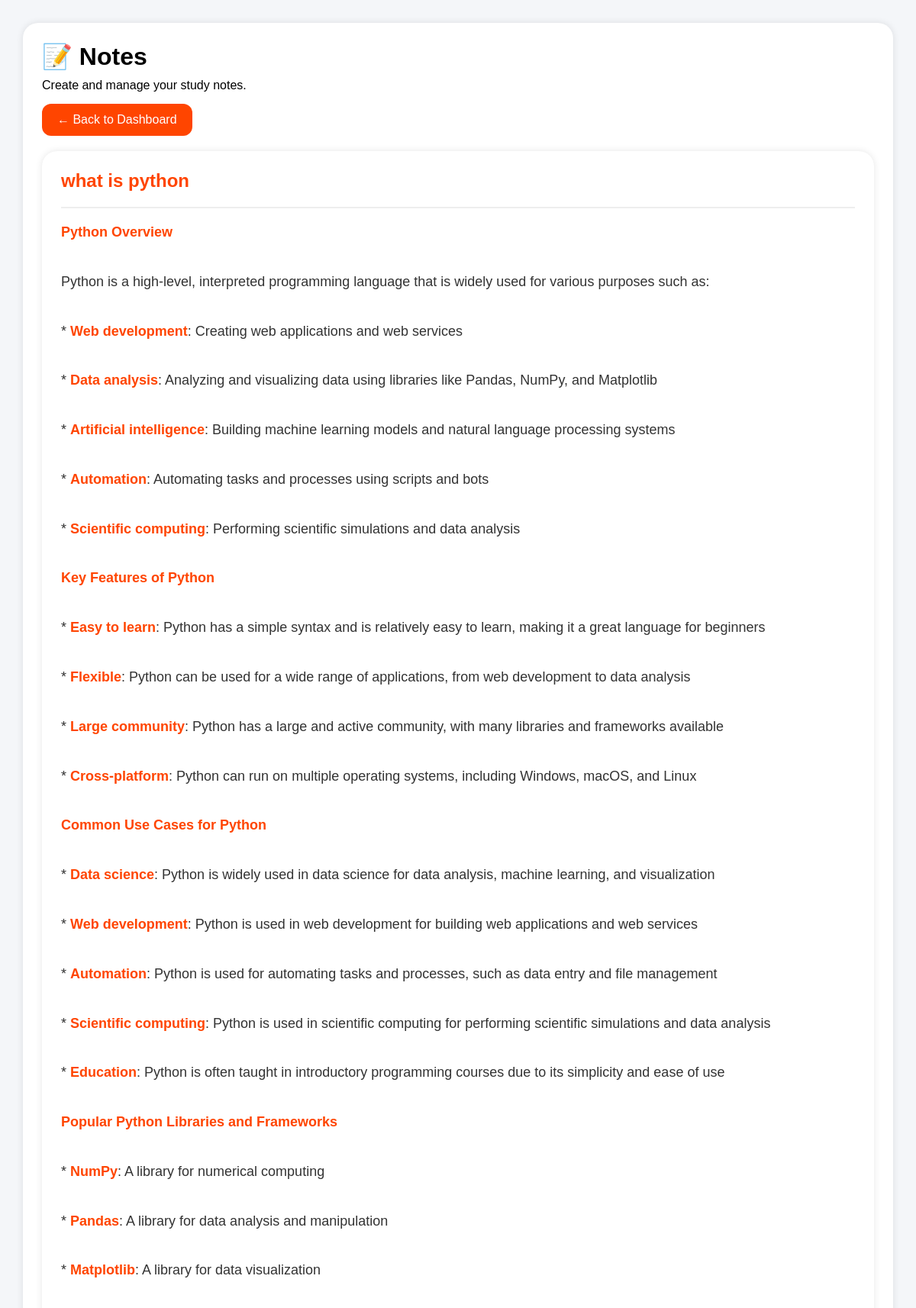
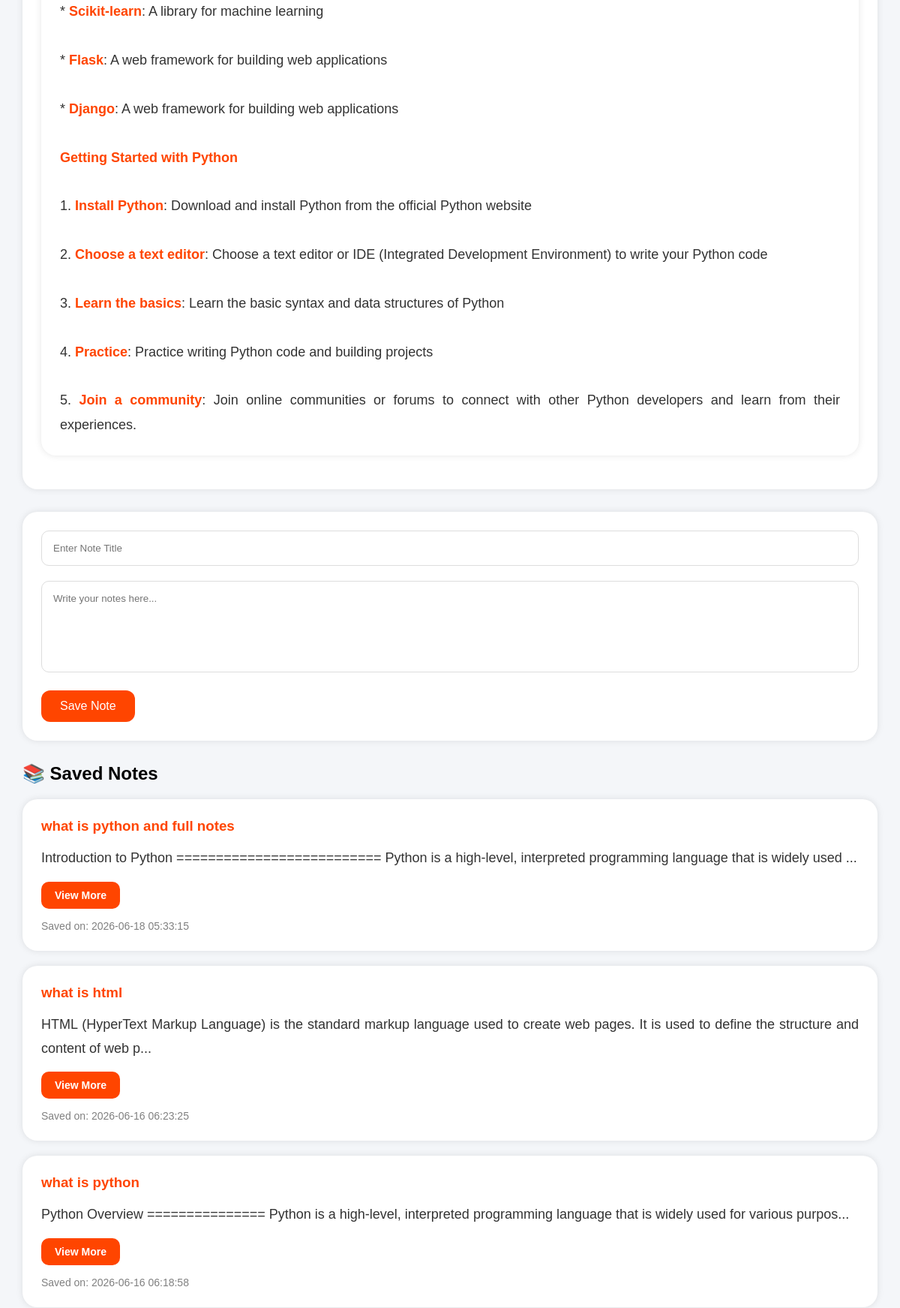
The app's page /notes.php?id=2 (upper part) with its own data (2 pictures, top to bottom).
### tables this page shows
CREATE TABLE `notes` (
  `id` int(11) NOT NULL,
  `title` varchar(255) NOT NULL,
  `content` longtext NOT NULL,
  `created_at` timestamp NOT NULL DEFAULT current_timestamp()
);

### notes.php (the view, shortened to what this page needs)
<?php
include "backend/config.php";
$selected_note = null;
if(isset($_GET['id']))
{
    $id = (int)$_GET['id'];
    $note_result = mysqli_query(
        $conn,
        "SELECT * FROM notes
         WHERE id = $id"
    );
    if(mysqli_num_rows($note_result) > 0)
    {
        $selected_note = mysqli_fetch_assoc($note_result);
    }
}
$result = mysqli_query(
    $conn,
    "SELECT * FROM notes
     ORDER BY id DESC"
);
?>
<!DOCTYPE html>
<html>
<head>
</head>
<body>
<div class="container">
        <div class="header">
        <h1>📝 Notes</h1>
        <p>
            Create and manage your study notes.
        </p>
        <a href="dashboard.php" class="back-btn">
            ← Back to Dashboard
        </a>
        <?php
        if($selected_note)
        {
        ?>
            <div class="selected-note">
                <h2>
                    <?php
                    echo htmlspecialchars(
                        $selected_note['title']
                    );
                    ?>
                </h2>
                <hr style="
                    margin:15px 0;
                    border:1px solid #eee;
                ">
                <p>
                    <?php
                    $content = $selected_note['content'];
$content = str_replace(
    array("<br>", "<br/>", "<br />"),
    "\n",
    $content
);
$content = preg_replace('/={3,}/', '', $content);
$content = preg_replace('/-{3,}/', '', $content);
$content = preg_replace("/\n\s*\n\s*\n+/", "\n\n", $content);
$content = preg_replace(
    '/\*\*(.*?)\*\*/',
    '<strong>$1</strong>',
    $content
);
echo nl2br(trim($content));
                    ?>
                </p>
            </div>
        <?php
        }
        ?>
    </div>
    <div class="form-box">
        <form
            action="backend/add_note.php"
            method="POST"
        >
            <input
                type="text"
                name="title"
                placeholder="Enter Note Title"
                required
            >
            <textarea
                name="content"
                rows="6"
                placeholder="Write your notes here..."
                required
            ></textarea>
            <button
                type="submit"
                name="save"
            >
                Save Note
            </button>
        </form>
    </div>
    <h2 class="notes-title">
        📚 Saved Notes
    </h2>
    <?php while($row = mysqli_fetch_assoc($result)) { ?>
    <div class="note-card">
        <h3>
            <?php
            echo htmlspecialchars(
                $row['title']
            );
            ?>
        </h3>
        <p>
            <?php
            $preview = $row['content'];
            if(strlen($preview) > 150)
            {
                $preview = substr(
                    $preview,
                    0,
                    150
                ) . "...";
            }
            $preview = str_replace(
                array(
                    "<br>",
                    "<br/>",
                    "<br />"
                ),
                " ",
                $preview
            );
            $preview = preg_replace(
                '/\*\*(.*?)\*\*/',
                '$1',
                $preview
            );
            echo htmlspecialchars($preview);
            ?>
        </p>
        <?php
        if(strlen($row['content']) > 150)
        {
        ?>
            <a
                href="notes.php?id=<?php echo $row['id']; ?>"
                class="view-btn"
            >
                View More
            </a>
        <?php
        }
        ?>
        <div class="date">
            Saved on:
            <?php echo $row['created_at']; ?>
        </div>
    </div>
<?php } ?>
</div>
</body>
</html>

### notes.php (style rules this page uses)
* { margin:0; padding:0; box-sizing:border-box; font-family:Arial, Helvetica, sans-serif; }
body { background:#f4f6f9; padding:30px; }
.container { max-width:1200px; margin:auto; }
.header { background:white; padding:25px; border-radius:20px; box-shadow:0 0 10px rgba(0,0,0,0.1); margin-bottom:30px; }
.header h1 { margin-bottom:10px; }
.back-btn { display:inline-block; background:orangered; color:white; text-decoration:none; padding:12px 20px; border-radius:12px; margin-top:15px; }
.form-box { background:white; padding:25px; border-radius:20px; box-shadow:0 0 10px rgba(0,0,0,0.1); margin-bottom:30px; }
input[type=text] { width:100%; padding:15px; border:1px solid #ddd; border-radius:10px; margin-bottom:20px; }
textarea { width:100%; padding:15px; border:1px solid #ddd; border-radius:10px; resize:none; margin-bottom:20px; }
button { background:orangered; color:white; border:none; padding:12px 25px; border-radius:12px; cursor:pointer; font-size:16px; }
.notes-title { margin-bottom:20px; }
.note-card { background:white; padding:25px; border-radius:20px; box-shadow:0 0 10px rgba(0,0,0,0.1); margin-bottom:20px; }
.note-card h3 { margin-bottom:15px; color:orangered; }
.note-card p, .selected-note p { font-size:18px; line-height:1.8; color:#333; white-space:normal; text-align:justify; }
.note-card strong, .selected-note strong { color:orangered; font-weight:bold; }
.date { color:gray; margin-top:15px; font-size:14px; }
.view-btn { display:inline-block; background:orangered; color:white; text-decoration:none; padding:10px 18px; border-radius:10px; margin-top:15px; font-size:14px; font-weight:bold; }
.selected-note { background:white; padding:25px; border-radius:20px; box-shadow:0 0 10px rgba(0,0,0,0.1); margin-top:20px; margin-bottom:20px; }
.selected-note h2 { color:orangered; margin-bottom:20px; }

### records on screen
notes: title "what is python", content "Python Overview Python is a high-level, interpreted programming language that is widely used for various purposes such as: * Web development : Creating web applications and web services * Data analysis : Analyzing and visualizing data using libraries like Pandas, NumPy, and Matplotlib * Artificial intelligence : Building machine learning models and natural language processing systems * Automation : Automating tasks and processes using scripts and bots * Scientific computing : Performing scientific simulations and data analysis Key Features of Python * Easy to learn : Python has a simple syntax and is relatively easy to learn, making it a great language for beginners * Flexible : Python can…", content "Python Overview =============== Python is a high-level, interpreted programming language that is widely used for various purpos...", created_at "2026-06-16 06:18:58"
notes: title "what is python and full notes", content "Introduction to Python ========================== Python is a high-level, interpreted programming language that is widely used ...", created_at "2026-06-18 05:33:15"
notes: title "what is html", content "HTML (HyperText Markup Language) is the standard markup language used to create web pages. It is used to define the structure and content of web p...", created_at "2026-06-16 06:23:25"
